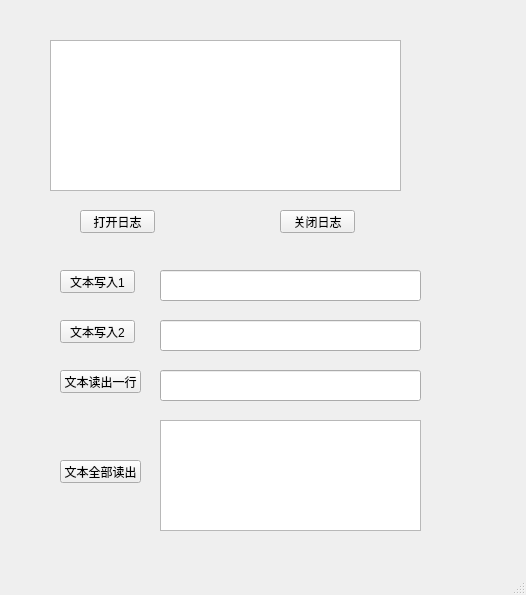
<?xml version="1.0" encoding="UTF-8"?>
<ui version="4.0">
 <class>MainWindow</class>
 <widget class="QMainWindow" name="MainWindow">
  <property name="geometry">
   <rect>
    <x>0</x>
    <y>0</y>
    <width>526</width>
    <height>595</height>
   </rect>
  </property>
  <property name="windowTitle">
   <string>MainWindow</string>
  </property>
  <widget class="QWidget" name="centralwidget">
   <widget class="QListWidget" name="listWidget">
    <property name="geometry">
     <rect>
      <x>50</x>
      <y>40</y>
      <width>351</width>
      <height>151</height>
     </rect>
    </property>
   </widget>
   <widget class="QPushButton" name="pushButton">
    <property name="geometry">
     <rect>
      <x>80</x>
      <y>210</y>
      <width>75</width>
      <height>23</height>
     </rect>
    </property>
    <property name="text">
     <string>打开日志</string>
    </property>
   </widget>
   <widget class="QPushButton" name="pushButton_2">
    <property name="geometry">
     <rect>
      <x>280</x>
      <y>210</y>
      <width>75</width>
      <height>23</height>
     </rect>
    </property>
    <property name="text">
     <string>关闭日志</string>
    </property>
   </widget>
   <widget class="QPushButton" name="pushButton_3">
    <property name="geometry">
     <rect>
      <x>60</x>
      <y>270</y>
      <width>75</width>
      <height>23</height>
     </rect>
    </property>
    <property name="text">
     <string>文本写入1</string>
    </property>
   </widget>
   <widget class="QPushButton" name="pushButton_4">
    <property name="geometry">
     <rect>
      <x>60</x>
      <y>320</y>
      <width>75</width>
      <height>23</height>
     </rect>
    </property>
    <property name="text">
     <string>文本写入2</string>
    </property>
   </widget>
   <widget class="QLineEdit" name="lineEdit">
    <property name="geometry">
     <rect>
      <x>160</x>
      <y>270</y>
      <width>261</width>
      <height>31</height>
     </rect>
    </property>
   </widget>
   <widget class="QLineEdit" name="lineEdit_2">
    <property name="geometry">
     <rect>
      <x>160</x>
      <y>320</y>
      <width>261</width>
      <height>31</height>
     </rect>
    </property>
   </widget>
   <widget class="QLineEdit" name="lineEdit_3">
    <property name="geometry">
     <rect>
      <x>160</x>
      <y>370</y>
      <width>261</width>
      <height>31</height>
     </rect>
    </property>
   </widget>
   <widget class="QPushButton" name="pushButton_5">
    <property name="geometry">
     <rect>
      <x>60</x>
      <y>370</y>
      <width>81</width>
      <height>23</height>
     </rect>
    </property>
    <property name="text">
     <string>文本读出一行</string>
    </property>
   </widget>
   <widget class="QListWidget" name="listWidget_2">
    <property name="geometry">
     <rect>
      <x>160</x>
      <y>420</y>
      <width>261</width>
      <height>111</height>
     </rect>
    </property>
   </widget>
   <widget class="QPushButton" name="pushButton_6">
    <property name="geometry">
     <rect>
      <x>60</x>
      <y>460</y>
      <width>81</width>
      <height>23</height>
     </rect>
    </property>
    <property name="text">
     <string>文本全部读出</string>
    </property>
   </widget>
  </widget>
  <widget class="QMenuBar" name="menubar">
   <property name="geometry">
    <rect>
     <x>0</x>
     <y>0</y>
     <width>526</width>
     <height>23</height>
    </rect>
   </property>
  </widget>
  <widget class="QStatusBar" name="statusbar"/>
 </widget>
 <resources/>
 <connections/>
</ui>
